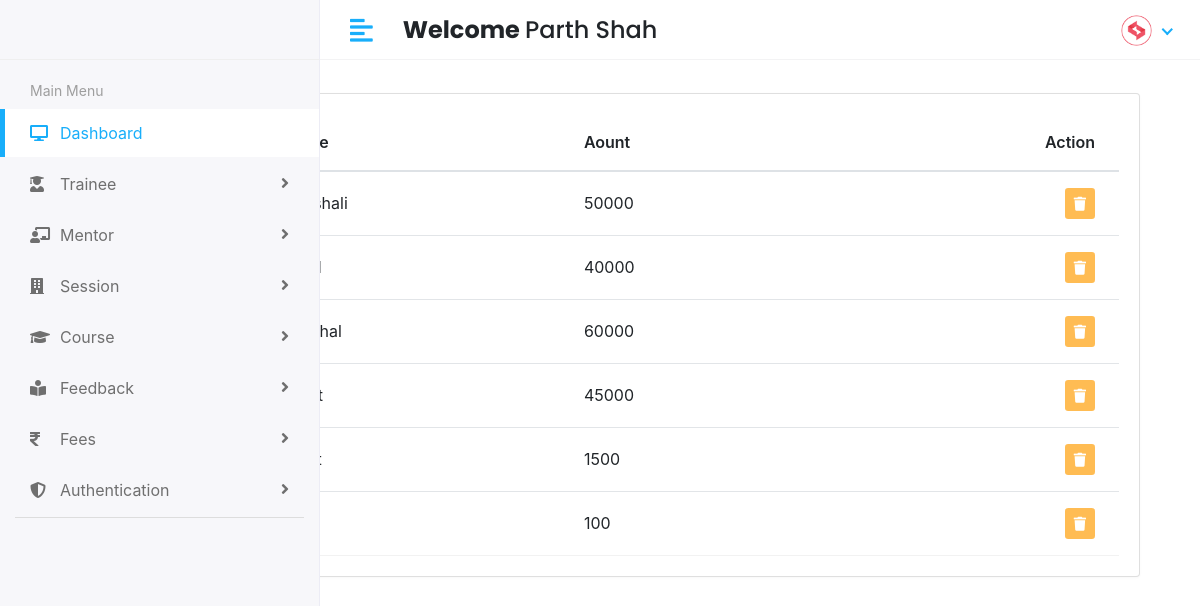
/manager/feees/view (signed in), run on the app's committed database.
### app/models.py (models this page shows)
class CustomUser(AbstractUser):
    USER = (
       (1,'Manager'),
        (2,'Mentor'),
        (3,'Trainee'),
    )
    username=models.CharField(max_length=20,unique=True,blank=True,null=True)
    email=models.EmailField(max_length=30,unique=True)
    user_type = models.CharField(choices=USER,max_length=50,default='Manager')
    profile_pic = models.ImageField(upload_to='media/profile_pic')
    USERNAME_FIELD = 'email'
    REQUIRED_FIELDS = [ 'username']

class Feees(models.Model):
    name= models.CharField(max_length=100)
    amount=models.CharField(max_length=100)
    payment_id=models.CharField(max_length=100)
    paid=models.BooleanField(default=False)

### LMS/manager_views.py (the view)
# urls.py: path('manager/feees/view',manager_views.VIEW_FEES, name='view_fees'),
@login_required(login_url='/')
def VIEW_FEES(request):
    feees = Feees.objects.all()
    context = {
        'feees':feees,
    }
    return render(request,'manager/view_feees.html',context)

### templates/manager/view_feees.html (shortened to what this page needs)
{% extends 'base.html' %}
{% block content %}
{% load static %}
<div class="content container-fluid">
   <div class="page-header">
      <div class="row align-items-center">
         <div class="col">
            <h3 class="page-title">FEES</h3>
            <ul class="breadcrumb">
               <li class="breadcrumb-item"><a href="#">Dashboard</a></li>
               <li class="breadcrumb-item active">FEES</li>
            </ul>
         </div>
         <div class="col-auto text-right float-right ml-auto">
            <a href="#" class="btn btn-outline-primary mr-2"> Download</a>
            <a href="add-student.html" class="btn btn-primary"></a>
         </div>
      </div>
   </div>
   <div class="row">
      <div class="col-sm-12">
         <div class="card card-table">
            <div class="card-body">
               <div class="table-responsive">
                  <table id="table_id" class="table table-hover table-center mb-0">
                     <thead>
                        <tr>
                           <th>ID</th>
                           <th>Name</th>
                           <th>Aount</th>
                           <th class="text-right">Action</th>
                        </tr>
                     </thead>
                     <tbody>
                        {% for i in feees %}
                        <tr>
                           <td>{{i.id}}</td>
                           <td>{{i.name}}</td>
                           <td>{{i.amount}}</td>
                           <td class="text-right">
                              <div class="actions">
                                 <a href="{% url 'delete_feees' i.id %}" class="btn btn-sm bg-danger-light">
                                 <i class="fas fa-trash"></i>
                                 </a>
                              </div>
                           </td>
                        </tr>
                        {% endfor %}
                     </tbody>
                  </table>
               </div>
            </div>
         </div>
      </div>
   </div>
</div>
{% endblock %}

### templates/base.html (shortened to what this page needs)
<!DOCTYPE html>
<html lang="en">
{% load static %}
   <head>
      <link rel="stylesheet" href="{% static 'assets/plugins/bootstrap/css/bootstrap.min.css' %}">
      <link rel="stylesheet" href="{% static 'assets/plugins/fontawesome/css/fontawesome.min.css' %}">
      <link rel="stylesheet" href="{% static 'assets/plugins/fontawesome/css/all.min.css' %}">
      <link rel="stylesheet" href="{% static 'assets/css/style.css' %}">
      <link rel="stylesheet" href="https://cdn.jsdelivr.net/npm/bootstrap@4.6.2/dist/css/bootstrap.min.css">
       <link rel="stylesheet" href="{% static 'assets/plugins/datatables/datatables.min.css' %}">
   </head>
   <body>
<div class="main-wrapper">
         <div class="header">
            <div class="header-left">
            </div>
            <a href="javascript:void(0);" id="toggle_btn">
            <i class="fas fa-align-left"></i>
            </a>
            <div class="top-nav-search mt-3">
               <h4><strong> Welcome </strong><span>{{user.first_name}} {{user.last_name}} </span></h4>
            </div>
            <ul class="nav user-menu">
               <li class="nav-item dropdown has-arrow">
                  <a href="#" class="dropdown-toggle nav-link" data-toggle="dropdown">
                  <span class="user-img"><img class="rounded-circle" src="{% static 'assets/img/profiles/sms.png' %}" width="31" alt="Ryan Taylor"></span>
                  </a>
               </li>
            </ul>
         </div>
<div class="container">
         {% block content %}
         {% endblock %}
</div>
         <div class="sidebar" id="sidebar">
            <div class="sidebar-inner slimscroll">
               <div id="sidebar-menu" class="sidebar-menu">
                  <ul>
                     <li class="menu-title">
                        <span>Main Menu</span>
                     </li>
                     <li class="submenu active">
                        <a href="#"><i class="fas fa-desktop"></i> <span> Dashboard</span></a>
                     </li>
                     <li class="submenu">
                        <a href="#"><i class="fas fa-user-graduate"></i> <span> Trainee</span> <span class="menu-arrow"></span></a>
                     </li>
                     <li class="submenu">
                        <a href="#"><i class="fas fa-chalkboard-teacher"></i> <span> Mentor</span> <span class="menu-arrow"></span></a>
                     </li>
                     <li class="submenu">
                        <a href="#"><i class="fas fa-building"></i> <span> Session </span> <span class="menu-arrow"></span></a>
                     </li>
                     <li class="submenu">
                        <a href="#"><i class="fa fa-graduation-cap"></i> <span> Course</span> <span class="menu-arrow"></span></a>
                     <li class="submenu">
                        <a href="#"><i class="fas fa-book-reader"></i> <span>Feedback</span> <span class="menu-arrow"></span></a>
                     </li>
                     <li class="submenu">
                        <a href="#"><i class="fas fa-rupee-sign"></i> <span>Fees</span> <span class="menu-arrow"></span></a>
                     </li>
                     <li class="submenu">
                        <a href="#"><i class="fas fa-shield-alt"></i> <span>Authentication </span> <span class="menu-arrow"></span></a>
                     </li>
            <footer>
            </footer>
         </div>
      </div>
   </body>
</html>

### data on the page
CustomUser: first_name "Parth", last_name "Shah"
Feees: amount "50000"
Feees: amount "40000"
Feees: amount "60000"
Feees: amount "45000"
Feees: amount "1500"
Feees: amount "100"
